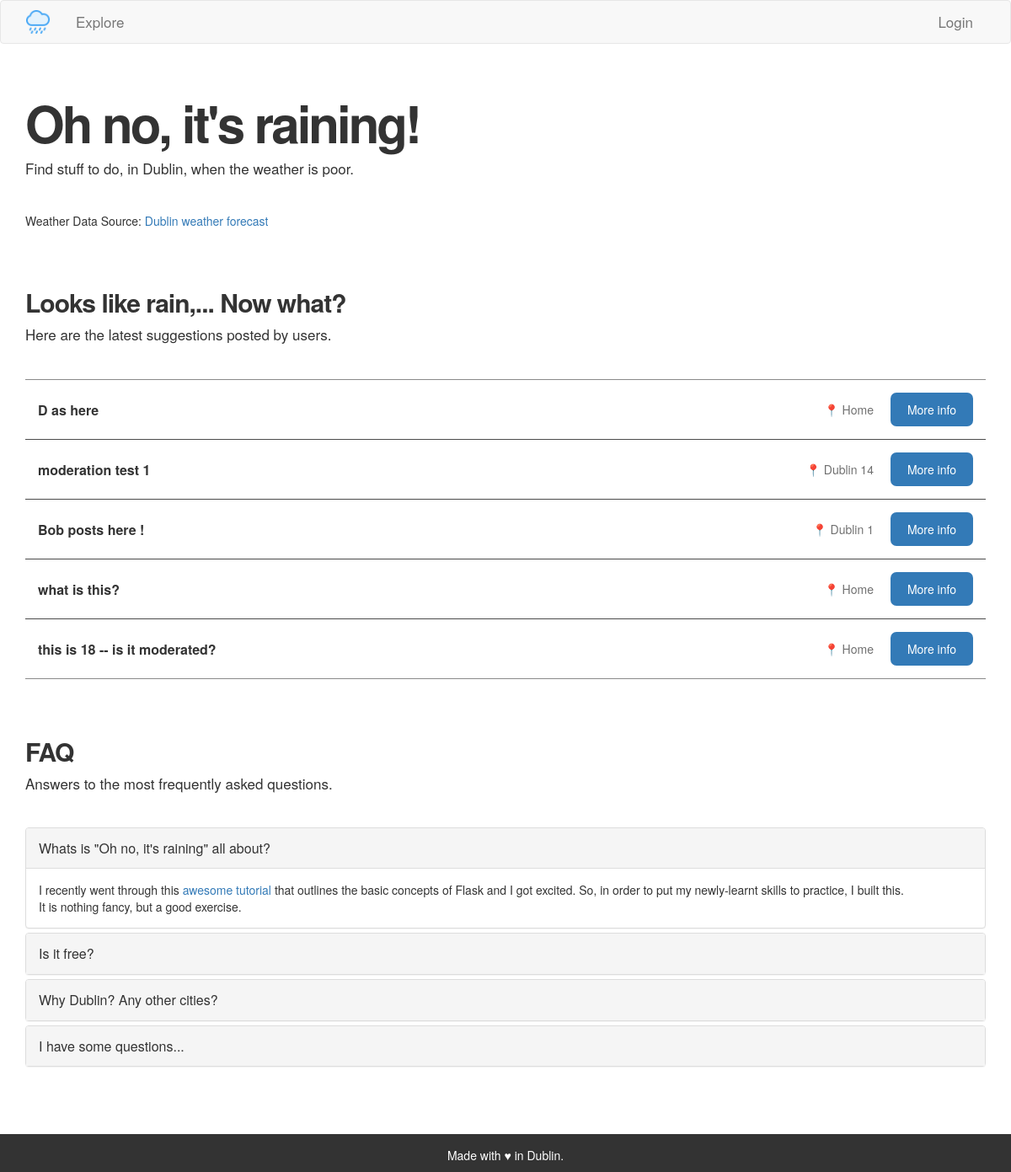
/index, run on the app's committed database.
### app/models.py (models this page shows, shortened)
class Activity(db.Model):
    id = db.Column(db.Integer, primary_key=True)
    title = db.Column(db.String(140))
    body = db.Column(db.String(1400))
    location = db.Column(db.String(140))
    timestamp = db.Column(db.DateTime, index=True, default=datetime.utcnow)
    user_id = db.Column(db.Integer, db.ForeignKey('user.id'))
    moderation = db.Column(db.Integer, default=1)

### app/routes.py (the view)
@app.route('/')
@app.route('/index')
def index():
    page = request.args.get('page', 1, type=int)
    activities = Activity.query.filter_by(moderation = "0").order_by(
        Activity.timestamp.desc()).paginate(page=page, per_page=5,
        error_out=False)
    return render_template('index.html', title='Home', activities=activities)

### app/routes.py (called while the page is built)
@app.before_request
def before_request():
    if current_user.is_authenticated:
        current_user.last_seen = datetime.utcnow()
        db.session.commit()

### app/templates/index.html (shortened to what this page needs)
{% extends "base.html" %}
{% block app_content %}
    <h1>Oh no, it's raining!</h1>
    <p class="sub">Find stuff to do, in Dublin, when the weather is poor.</p>
    <div id="id7403ee3c06a84" a='{"t":"r","v":"1.2","lang":"en","locs":[2540],"ssot":"c","sics":"ds","cbkg":"#FFFFFF00","cfnt":"#000000","codd":"#FFFFFF00","cont":"#000000d4","etp":"bool","ewi":"bool","eln":"bool"}'>Weather Data Source: <a href="https://sharpweather.com/weather_dublin/">Dublin weather forecast</a></div><script async src="https://static1.sharpweather.com/widgetjs/?id=id7403ee3c06a84"></script>
    <h2>Looks like rain,... Now what?</h2>
    <p class="sub">Here are the latest suggestions posted by users.</p>
    <div class="indexactivities">
    {% for activity in activities %}
            {% include '_activity.html' %}
    {% endfor %}
    </div>
    <h2>FAQ</h2>
    <p class="sub">Answers to the most frequently asked questions.</p>
    <div class="panel-group" id="accordion" role="tablist" aria-multiselectable="true">
      <div class="panel panel-default">
        <div class="panel-heading" role="tab" id="headingOne">
          <h4 class="panel-title">
            <a role="button" data-toggle="collapse" data-parent="#accordion" href="#collapseOne" aria-expanded="true" aria-controls="collapseOne">
              Whats is "Oh no, it's raining" all about?
            </a>
          </h4>
        </div>
        <div id="collapseOne" class="panel-collapse collapse in" role="tabpanel" aria-labelledby="headingOne">
          <div class="panel-body">
            I recently went through this <a href="https://blog.miguelgrinberg.com/post/the-flask-mega-tutorial-part-i-hello-world" target="_blank">awesome tutorial</a> that outlines the basic concepts of Flask and I got excited. So, in order to put my newly-learnt skills to practice, I built this. <br>It is nothing fancy, but a good exercise.
          </div>
        </div>
      </div>
      <div class="panel panel-default">
        <div class="panel-heading" role="tab" id="headingTwo">
          <h4 class="panel-title">
            <a class="collapsed" role="button" data-toggle="collapse" data-parent="#accordion" href="#collapseTwo" aria-expanded="false" aria-controls="collapseTwo">
              Is it free?
            </a>
          </h4>
        </div>
      </div>
      <div class="panel panel-default">
        <div class="panel-heading" role="tab" id="headingThree">
          <h4 class="panel-title">
            <a class="collapsed" role="button" data-toggle="collapse" data-parent="#accordion" href="#collapseThree" aria-expanded="false" aria-controls="collapseThree">
              Why Dublin? Any other cities?
            </a>
          </h4>
        </div>
      </div>
      <div class="panel panel-default">
        <div class="panel-heading" role="tab" id="headingThree">
          <h4 class="panel-title">
            <a class="collapsed" role="button" data-toggle="collapse" data-parent="#accordion" href="#collapseFour" aria-expanded="false" aria-controls="collapseThree">
              I have some questions...
            </a>
          </h4>
        </div>
      </div>
      </div>
    </div>
{% endblock %}

### app/templates/_activity.html (shortened to what this page needs)
    <table class="activitytable">
        <tr valign="top">
            <td class="activityrow">
                <div class="activitytitle"><a href="{{ url_for('activitypage',
                    activityid=activity.id) }}">{{ activity.title }}</a> &ensp;
                </div>
                <div class= "activitylocation">📍 {{ activity.location }}</div>
                <div class= "activitymore"><a href="{{ url_for('activitypage',
                    activityid=activity.id) }}">More info</a></div>
            </td>
        </tr>
    </table>

### app/static/custom.css (style rules this page uses)
p { font-size: 17px !important; }
h1 { font-size: 60px; font-weight: 600 !important; letter-spacing: -3px; margin-top: 40px !important; }
.sub { font-size: 23px; margin-bottom: 40px !important; }
h2 { letter-spacing: -1px; font-weight: 600 !important; }
.indexactivities table { width: 100% !important; margin-bottom: -1px; }
.activitytable th, td { padding: 15px; border-width: 1px 0 1px 0; border-style: solid; border-color: #00000075; border-collapse: collapse; }
.activitytitle { font-weight: 599 !important; margin-top: 10px; font-size: 16px; }
.activitytitle a { color: #333; }
.activitylocation { color: #707070; flex: 1; text-align: right; margin-right: 20px; margin-top: 10px; text-transform: capitalize; }
.activitymore { background-color: #337ab7; padding: 10px 20px; color: #FFF; border-radius: 7px; }
.activitymore a { color: #FFF; }
.activityrow { display: flex; justify-content: space-between; }
.panel-heading { padding: 15px !important; }

### data on the page
Activity: title "D as here", location "Home"
Activity: title "moderation test 1", location "Dublin 14"
Activity: title "Bob posts here !", location "Dublin 1"
Activity: title "what is this?", location "Home"
Activity: title "this is 18 -- is it moderated?", location "Home"
